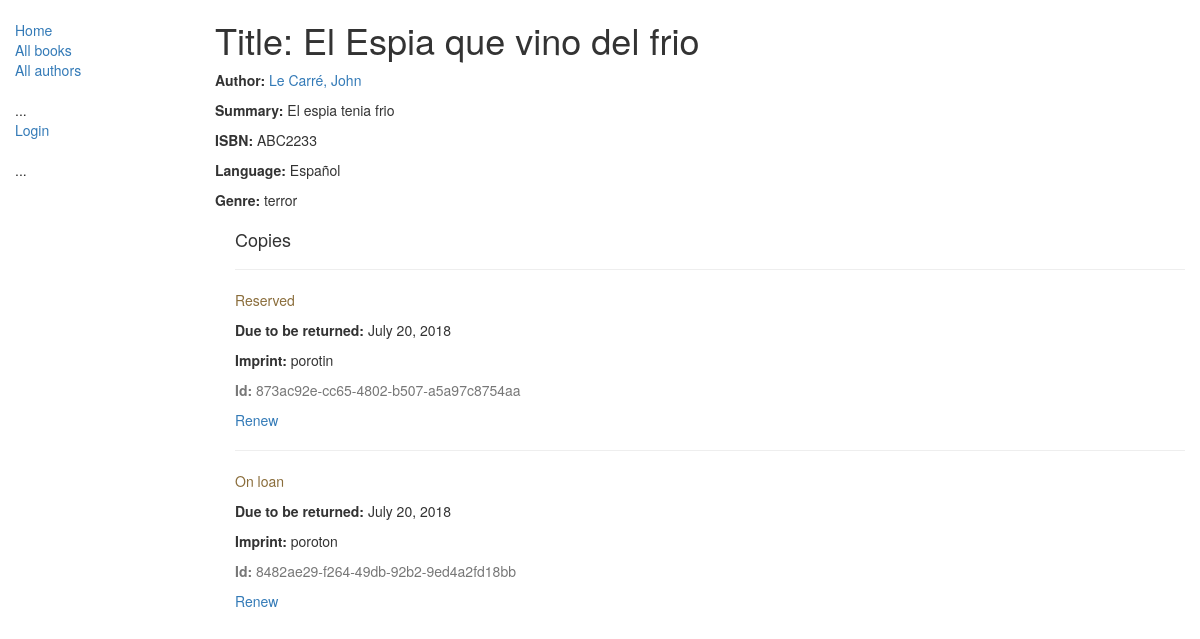
The app's page /catalog/book/1, older data.
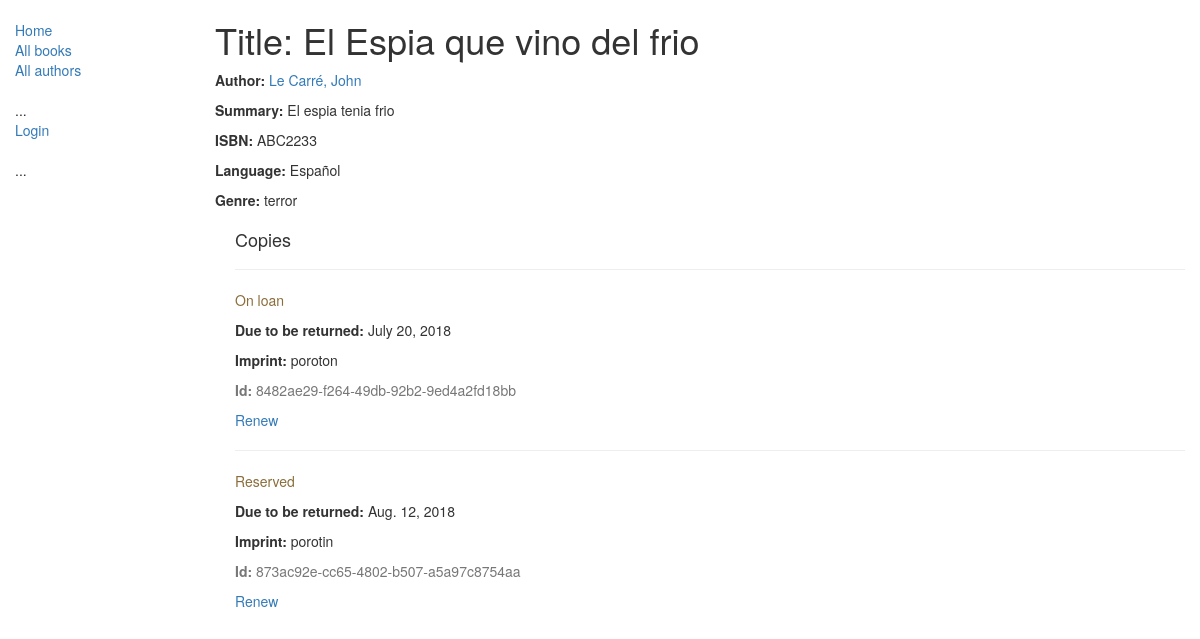
The same page, newer data.
### catalog/models.py (models this page shows, shortened)
class Genre(models.Model):
    name = models.CharField(max_length=200, help_text="Enter a book genre (e.g. Science Fiction, French Poetry etc.)")
    def __str__(self):
        return self.name

class BookInstance(models.Model):
    id = models.UUIDField(primary_key=True, default=uuid.uuid4, help_text="Unique ID for this particular book across whole library")
    book = models.ForeignKey('Book', on_delete=models.SET_NULL, null=True)
    imprint = models.CharField(max_length=200)
    due_back = models.DateField(null=True, blank=True)
    borrower = models.ForeignKey(User, on_delete=models.SET_NULL, null=True, blank=True)
    LOAN_STATUS = (
        ('m', 'Maintenance'),
        ('o', 'On loan'),
        ('a', 'Available'),
        ('r', 'Reserved'),
    )
    status = models.CharField(max_length=1, choices=LOAN_STATUS, blank=True, default='m', help_text='Book availability')
    class Meta:
        ordering = ["due_back"]
        permissions = (("can_mark_returned", "Set book as returned"),)

### catalog/views.py (the view)
# urls.py: url(r'^book/(?P<pk>\d+)$', views.BookDetailView.as_view(), name='book-detail'),
class BookDetailView(generic.DetailView):
    model = Book

### catalog/models.py (called while the page is built)
    def __str__(self):
        return self.name

    def __str__(self):
        return '{0}, {1}'.format(self.last_name,self.first_name)

### catalog/templates/catalog/book_detail.html
{% extends "base_generic.html" %}
{% block content %}
  <h1>Title: {{ book.title }}</h1>
  <p><strong>Author:</strong> <a href="">{{ book.author }}</a></p>
  <p><strong>Summary:</strong> {{ book.summary }}</p>
  <p><strong>ISBN:</strong> {{ book.isbn }}</p>
  <p><strong>Language:</strong> {{ book.language }}</p>
  <p><strong>Genre:</strong> {% for genre in book.genre.all %} {{ genre }}{% if not forloop.last %}, {% endif %}{% endfor %}</p>
  <div style="margin-left:20px;margin-top:20px">
    <h4>Copies</h4>
    {% for copy in book.bookinstance_set.all %}
    <hr>
    <p class="{% if copy.status == 'a' %}text-success{% elif copy.status == 'm' %}text-danger{% else %}text-warning{% endif %}">{{ copy.get_status_display }}</p>
    {% if copy.status != 'a' %}<p><strong>Due to be returned:</strong> {{copy.due_back}}</p>{% endif %}
    <p><strong>Imprint:</strong> {{copy.imprint}}</p>
    <p class="text-muted"><strong>Id:</strong> {{copy.id}}</p>
    <a href="{% url 'renew-book-librarian' copy.id %}">Renew</a>
    {% endfor %}
  </div>
{% endblock %}

Row changes from the older to the newer data that the page shows:
shown differently, row unchanged: BookInstance "On loan": moves up the list
changed BookInstance "Reserved": due_back "July 20, 2018" → "Aug. 12, 2018"
